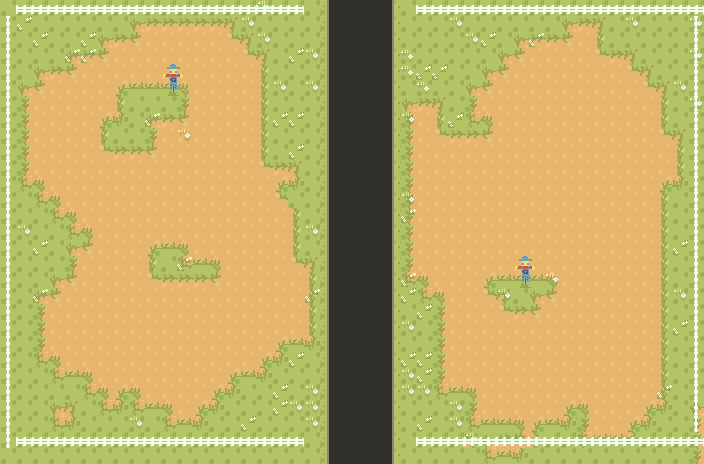

A 2D game scene composited from a Tiled map and its tileset images. What follows is a short description and the map's XML, with each tile layer's data collapsed to a summary:
An orthogonal 44x29 tile map with 16x16 px tiles, 5 tile layers (grass, road, flowers, obstacles, ...), 1 hidden layer not drawn, 5 tilesets and 5 objects (spawn1, spawn2).

<map version="1.9" tiledversion="1.9.2" orientation="orthogonal" renderorder="right-down" width="44" height="29" tilewidth="16" tileheight="16" infinite="0" nextlayerid="11" nextobjectid="4">
 <editorsettings>
  <export target="main.json" format="json" />
 </editorsettings>
 <tileset firstgid="1" name="eliz" tilewidth="16" tileheight="16" tilecount="81" columns="9">
  <image source="eliz.png" width="144" height="144" />
  <tile id="27">
   <properties>
    <property name="soil" type="bool" value="true" />
   </properties>
  </tile>
  <tile id="32">
   <properties>
    <property name="soil" type="bool" value="true" />
   </properties>
  </tile>
  <tile id="33">
   <properties>
    <property name="soil" type="bool" value="true" />
   </properties>
  </tile>
  <tile id="34">
   <properties>
    <property name="soil" type="bool" value="true" />
   </properties>
  </tile>
  <tile id="35">
   <properties>
    <property name="soil" type="bool" value="true" />
   </properties>
  </tile>
  <tile id="41">
   <properties>
    <property name="soil" type="bool" value="true" />
   </properties>
  </tile>
  <tile id="42">
   <properties>
    <property name="soil" type="bool" value="true" />
   </properties>
  </tile>
  <tile id="43">
   <properties>
    <property name="soil" type="bool" value="true" />
   </properties>
  </tile>
  <tile id="44">
   <properties>
    <property name="soil" type="bool" value="true" />
   </properties>
  </tile>
  <wangsets>
   <wangset name="grass" type="mixed" tile="-1">
    <wangcolor name="grass" color="#ff0000" tile="-1" probability="1" />
    <wangcolor name="road" color="#00ff00" tile="-1" probability="1" />
    <wangtile tileid="0" wangid="0,0,1,1,1,0,0,0" />
    <wangtile tileid="1" wangid="0,0,1,1,1,1,1,0" />
    <wangtile tileid="2" wangid="0,0,0,0,1,1,1,0" />
    <wangtile tileid="3" wangid="1,1,1,0,1,1,1,1" />
    <wangtile tileid="4" wangid="1,1,1,1,1,0,1,1" />
    <wangtile tileid="9" wangid="1,1,1,1,1,0,0,0" />
    <wangtile tileid="10" wangid="1,1,1,1,1,1,1,1" />
    <wangtile tileid="11" wangid="1,0,0,0,1,1,1,1" />
    <wangtile tileid="12" wangid="1,0,1,1,1,1,1,1" />
    <wangtile tileid="13" wangid="1,1,1,1,1,1,1,0" />
    <wangtile tileid="18" wangid="1,1,1,0,0,0,0,0" />
    <wangtile tileid="19" wangid="1,1,1,0,0,0,1,1" />
    <wangtile tileid="20" wangid="1,0,0,0,0,0,1,1" />
    <wangtile tileid="36" wangid="0,0,2,2,2,0,0,0" />
    <wangtile tileid="37" wangid="0,0,2,2,2,2,2,0" />
    <wangtile tileid="38" wangid="0,0,0,0,2,2,2,0" />
    <wangtile tileid="39" wangid="2,2,2,0,2,2,2,2" />
    <wangtile tileid="40" wangid="2,2,2,2,2,0,2,2" />
    <wangtile tileid="45" wangid="2,2,2,2,2,0,0,0" />
    <wangtile tileid="46" wangid="2,2,2,2,2,2,2,2" />
    <wangtile tileid="47" wangid="2,0,0,0,2,2,2,2" />
    <wangtile tileid="48" wangid="2,0,2,2,2,2,2,2" />
    <wangtile tileid="49" wangid="2,2,2,2,2,2,2,0" />
    <wangtile tileid="54" wangid="2,2,2,0,0,0,0,0" />
    <wangtile tileid="55" wangid="2,2,2,0,0,0,2,2" />
    <wangtile tileid="56" wangid="2,0,0,0,0,0,2,2" />
   </wangset>
  </wangsets>
 </tileset>
 <tileset firstgid="82" name="flowers" tilewidth="16" tileheight="16" tilecount="81" columns="9">
  <image source="flowers.png" width="144" height="144" />
 </tileset>
 <tileset firstgid="163" name="obstacles" tilewidth="16" tileheight="16" tilecount="81" columns="9">
  <image source="obstacles.png" width="144" height="144" />
  <tile id="0">
   <properties>
    <property name="collides" type="bool" value="false" />
   </properties>
  </tile>
  <tile id="1">
   <properties>
    <property name="collides" type="bool" value="false" />
   </properties>
  </tile>
  <tile id="2">
   <properties>
    <property name="collides" type="bool" value="false" />
   </properties>
  </tile>
  <tile id="3">
   <properties>
    <property name="collides" type="bool" value="false" />
   </properties>
  </tile>
  <tile id="4">
   <properties>
    <property name="collides" type="bool" value="false" />
   </properties>
  </tile>
  <tile id="5">
   <properties>
    <property name="collides" type="bool" value="false" />
   </properties>
  </tile>
  <tile id="6">
   <properties>
    <property name="collides" type="bool" value="false" />
   </properties>
  </tile>
  <tile id="7">
   <properties>
    <property name="collides" type="bool" value="false" />
   </properties>
  </tile>
  <tile id="8">
   <properties>
    <property name="collides" type="bool" value="false" />
   </properties>
  </tile>
  <tile id="9">
   <properties>
    <property name="collides" type="bool" value="false" />
   </properties>
  </tile>
  <tile id="10">
   <properties>
    <property name="collides" type="bool" value="false" />
   </properties>
  </tile>
  <tile id="11">
   <properties>
    <property name="collides" type="bool" value="false" />
   </properties>
  </tile>
  <tile id="12">
   <properties>
    <property name="collides" type="bool" value="false" />
   </properties>
  </tile>
  <tile id="13">
   <properties>
    <property name="collides" type="bool" value="false" />
   </properties>
  </tile>
  <tile id="14">
   <properties>
    <property name="collides" type="bool" value="false" />
   </properties>
  </tile>
  <tile id="15">
   <properties>
    <property name="collides" type="bool" value="false" />
   </properties>
  </tile>
  <tile id="16">
   <properties>
    <property name="collides" type="bool" value="false" />
   </properties>
  </tile>
  <tile id="17">
   <properties>
    <property name="collides" type="bool" value="false" />
   </properties>
  </tile>
  <tile id="18">
   <properties>
    <property name="collides" type="bool" value="false" />
   </properties>
  </tile>
  <tile id="19">
   <properties>
    <property name="collides" type="bool" value="false" />
   </properties>
  </tile>
  <tile id="20">
   <properties>
    <property name="collides" type="bool" value="false" />
   </properties>
  </tile>
  <tile id="21">
   <properties>
    <property name="collides" type="bool" value="false" />
   </properties>
  </tile>
  <tile id="22">
   <properties>
    <property name="collides" type="bool" value="false" />
   </properties>
  </tile>
  <tile id="23">
   <properties>
    <property name="collides" type="bool" value="false" />
   </properties>
  </tile>
  <tile id="24">
   <properties>
    <property name="collides" type="bool" value="false" />
   </properties>
  </tile>
  <tile id="25">
   <properties>
    <property name="collides" type="bool" value="false" />
   </properties>
  </tile>
  <tile id="26">
   <properties>
    <property name="collides" type="bool" value="false" />
   </properties>
  </tile>
  <tile id="27">
   <properties>
    <property name="collides" type="bool" value="false" />
   </properties>
  </tile>
  <tile id="28">
   <properties>
    <property name="collides" type="bool" value="false" />
   </properties>
  </tile>
  <tile id="29">
   <properties>
    <property name="collides" type="bool" value="false" />
   </properties>
  </tile>
  <tile id="30">
   <properties>
    <property name="collides" type="bool" value="true" />
   </properties>
   <objectgroup draworder="index" id="3">
    <object id="3" x="8.36364" y="6" width="7.36364" height="9.63636" />
   </objectgroup>
  </tile>
  <tile id="31">
   <properties>
    <property name="collides" type="bool" value="false" />
   </properties>
  </tile>
  <tile id="32">
   <properties>
    <property name="collides" type="bool" value="false" />
   </properties>
  </tile>
  <tile id="33">
   <properties>
    <property name="collides" type="bool" value="false" />
   </properties>
  </tile>
  <tile id="34">
   <properties>
    <property name="collides" type="bool" value="false" />
   </properties>
  </tile>
  <tile id="35">
   <properties>
    <property name="collides" type="bool" value="false" />
   </properties>
  </tile>
  <tile id="36">
   <properties>
    <property name="collides" type="bool" value="true" />
   </properties>
   <objectgroup draworder="index" id="2">
    <object id="1" x="0" y="5.09091" width="16" height="8.90909" />
   </objectgroup>
  </tile>
  <tile id="37">
   <properties>
    <property name="collides" type="bool" value="true" />
   </properties>
   <objectgroup draworder="index" id="2">
    <object id="1" x="5.27273" y="-0.181818" width="5.45455" height="16.4545" />
   </objectgroup>
  </tile>
  <tile id="38">
   <properties>
    <property name="collides" type="bool" value="false" />
   </properties>
  </tile>
  <tile id="39">
   <properties>
    <property name="collides" type="bool" value="false" />
   </properties>
  </tile>
  <tile id="40">
   <properties>
    <property name="collides" type="bool" value="false" />
   </properties>
  </tile>
  <tile id="41">
   <properties>
    <property name="collides" type="bool" value="false" />
   </properties>
  </tile>
  <tile id="42">
   <properties>
    <property name="collides" type="bool" value="false" />
   </properties>
  </tile>
  <tile id="43">
   <properties>
    <property name="collides" type="bool" value="false" />
   </properties>
  </tile>
  <tile id="44">
   <properties>
    <property name="collides" type="bool" value="false" />
   </properties>
  </tile>
  <tile id="45">
   <properties>
    <property name="collides" type="bool" value="false" />
   </properties>
  </tile>
  <tile id="46">
   <properties>
    <property name="collides" type="bool" value="false" />
   </properties>
  </tile>
  <tile id="47">
   <properties>
    <property name="collides" type="bool" value="false" />
   </properties>
  </tile>
  <tile id="48">
   <properties>
    <property name="collides" type="bool" value="false" />
   </properties>
  </tile>
  <tile id="49">
   <properties>
    <property name="collides" type="bool" value="false" />
   </properties>
  </tile>
  <tile id="50">
   <properties>
    <property name="collides" type="bool" value="false" />
   </properties>
  </tile>
  <tile id="51">
   <properties>
    <property name="collides" type="bool" value="false" />
   </properties>
  </tile>
  <tile id="52">
   <properties>
    <property name="collides" type="bool" value="false" />
   </properties>
  </tile>
  <tile id="53">
   <properties>
    <property name="collides" type="bool" value="false" />
   </properties>
  </tile>
  <tile id="54">
   <properties>
    <property name="collides" type="bool" value="false" />
   </properties>
  </tile>
  <tile id="55">
   <properties>
    <property name="collides" type="bool" value="false" />
   </properties>
  </tile>
  <tile id="56">
   <properties>
    <property name="collides" type="bool" value="false" />
   </properties>
  </tile>
  <tile id="57">
   <properties>
    <property name="collides" type="bool" value="false" />
   </properties>
  </tile>
  <tile id="58">
   <properties>
    <property name="collides" type="bool" value="false" />
   </properties>
  </tile>
  <tile id="59">
   <properties>
    <property name="collides" type="bool" value="false" />
   </properties>
  </tile>
  <tile id="60">
   <properties>
    <property name="collides" type="bool" value="false" />
   </properties>
  </tile>
  <tile id="61">
   <properties>
    <property name="collides" type="bool" value="false" />
   </properties>
  </tile>
  <tile id="62">
   <properties>
    <property name="collides" type="bool" value="false" />
   </properties>
  </tile>
  <tile id="63">
   <properties>
    <property name="collides" type="bool" value="false" />
   </properties>
  </tile>
  <tile id="64">
   <properties>
    <property name="collides" type="bool" value="false" />
   </properties>
  </tile>
  <tile id="65">
   <properties>
    <property name="collides" type="bool" value="false" />
   </properties>
  </tile>
  <tile id="66">
   <properties>
    <property name="collides" type="bool" value="false" />
   </properties>
  </tile>
  <tile id="67">
   <properties>
    <property name="collides" type="bool" value="false" />
   </properties>
  </tile>
  <tile id="68">
   <properties>
    <property name="collides" type="bool" value="false" />
   </properties>
  </tile>
  <tile id="69">
   <properties>
    <property name="collides" type="bool" value="false" />
   </properties>
  </tile>
  <tile id="70">
   <properties>
    <property name="collides" type="bool" value="false" />
   </properties>
  </tile>
  <tile id="71">
   <properties>
    <property name="collides" type="bool" value="false" />
   </properties>
  </tile>
  <tile id="72">
   <properties>
    <property name="collides" type="bool" value="false" />
   </properties>
  </tile>
  <tile id="73">
   <properties>
    <property name="collides" type="bool" value="false" />
   </properties>
  </tile>
  <tile id="74">
   <properties>
    <property name="collides" type="bool" value="false" />
   </properties>
  </tile>
  <tile id="75">
   <properties>
    <property name="collides" type="bool" value="false" />
   </properties>
  </tile>
  <tile id="76">
   <properties>
    <property name="collides" type="bool" value="false" />
   </properties>
  </tile>
  <tile id="77">
   <properties>
    <property name="collides" type="bool" value="false" />
   </properties>
  </tile>
  <tile id="78">
   <properties>
    <property name="collides" type="bool" value="false" />
   </properties>
  </tile>
  <tile id="79">
   <properties>
    <property name="collides" type="bool" value="false" />
   </properties>
  </tile>
  <tile id="80">
   <properties>
    <property name="collides" type="bool" value="false" />
   </properties>
  </tile>
 </tileset>
 <tileset firstgid="244" name="free" tilewidth="16" tileheight="16" tilecount="130" columns="13">
  <image source="free.png" width="208" height="160" />
 </tileset>
 <tileset firstgid="374" name="roadtiles" tilewidth="16" tileheight="16" tilecount="6" columns="3">
  <image source="roadtiles.png" width="48" height="32" />
 </tileset>
 <layer id="4" name="grass" width="44" height="29">
  <data>[1276 cells, 1276 non-empty, 14 distinct tile ids]</data>
 </layer>
 <layer id="10" name="road" width="44" height="29">
  <data>[1276 cells, 145 non-empty, 3 distinct tile ids]</data>
 </layer>
 <objectgroup id="5" name="objects">
  <object id="1" name="spawn1" x="51.3333" y="414.5">
   <point />
  </object>
  <object id="3" name="spawn2" x="628.167" y="54">
   <point />
  </object>
 </objectgroup>
 <layer id="6" name="flowers" width="44" height="29">
  <data>[1276 cells, 70 non-empty, 4 distinct tile ids]</data>
 </layer>
 <layer id="7" name="obstacles" width="44" height="29">
  <data>[1276 cells, 129 non-empty, 4 distinct tile ids]</data>
 </layer>
 <layer id="8" name="foreground" width="44" height="29">
  <data>[1276 cells, 5 non-empty, 3 distinct tile ids]</data>
 </layer>
 <layer id="9" name="houses" width="44" height="29" visible="0">
  <data>[1276 cells, 45 non-empty, 45 distinct tile ids]</data>
 </layer>
</map>
